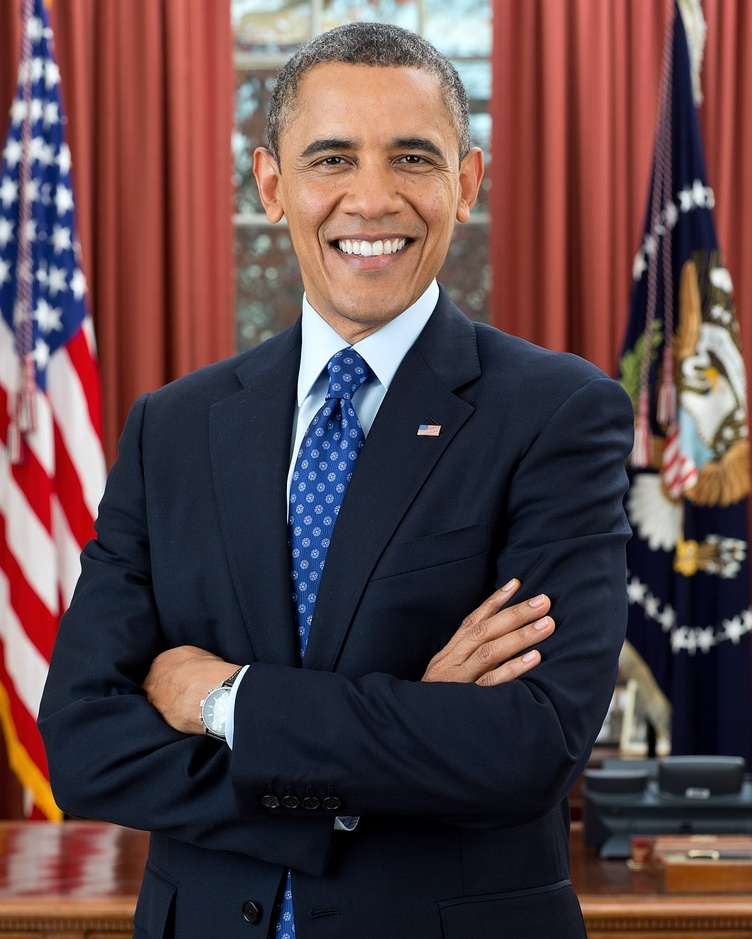
#> input picture face_detection/training_data/s1/1200px-President_Barack_Obama.jpg, 752 x 939 px, shrunk from 1200 x 1498 before the run
$ python test.py
#> lines starting #> are read from the running program, lines starting #| are printed output that depends on the picture
#!/usr/bin/python3
"""
    This is a test only
"""
import cv2
import os
import numpy as np


subjects = ["", "Barack Obama"]

def detect_face(img):
    # convert image to grayscale as opencv face detector expects gray images
    gray = cv2.cvtColor(img, cv2.COLOR_BGR2GRAY)

    # load OpenCV face detector, I'm using LBP which is fast
    face_cascade = cv2.CascadeClassifier('opencv-files/lbpcascade_frontalface.xml')

    # let's detect multiscale images(some images may be closer to camera than others)
    # result is a list of faces
    faces = face_cascade.detectMultiScale(gray, scaleFactor=1.2, minNeighbors=5)

    # if no faces are detect then return to original img
    if len(faces) == 0:
        return None, None
    # under the assumption that there will be only one face, extract the face area
    (x, y, w, h) = faces[0]
    return gray[y:y+w, x:x+h], faces[0]


def prepare_training_data(data_folder_path=""):
    # one dir to each subject
#> called with data_folder_path = 'training_data'
    dirs = os.listdir(data_folder_path)

    # list to hold all subject faces
    faces = []

    # list to hold labels for all subjects
    labels = []

    # STEP 2
    """
        Extract label number of subject from dir_name
        format of dir name = slabel
        so removing letter 's' from dir_name will gives us label
    """
    for dir_name in dirs:
        if not dir_name.startswith("s"):
            continue
        label = int(dir_name.replace('s', ''))
        subject_dir_path = os.path.join(data_folder_path, dir_name)
        subject_images_names = os.listdir(subject_dir_path)

    # STEP 3
    """
        go through each image name, read image,
        detect face and add face to list of faces
    """
    for image_name in subject_images_names:
        if image_name.startswith('.'):
            continue
        # build image path
        image_path = os.path.join(subject_dir_path, image_name)
        image = cv2.imread(image_path)
#> image is the input picture: shape (939, 752, 3); mean B, G, R 71.8, 69.9, 92.6
        cv2.imshow("Training an image", image)
        cv2.waitKey(100)
        face, rect = detect_face(image)
#> in detect_face, `gray = cv2.cvtColor(img, cv2.COLOR_BGR2GRAY)`:
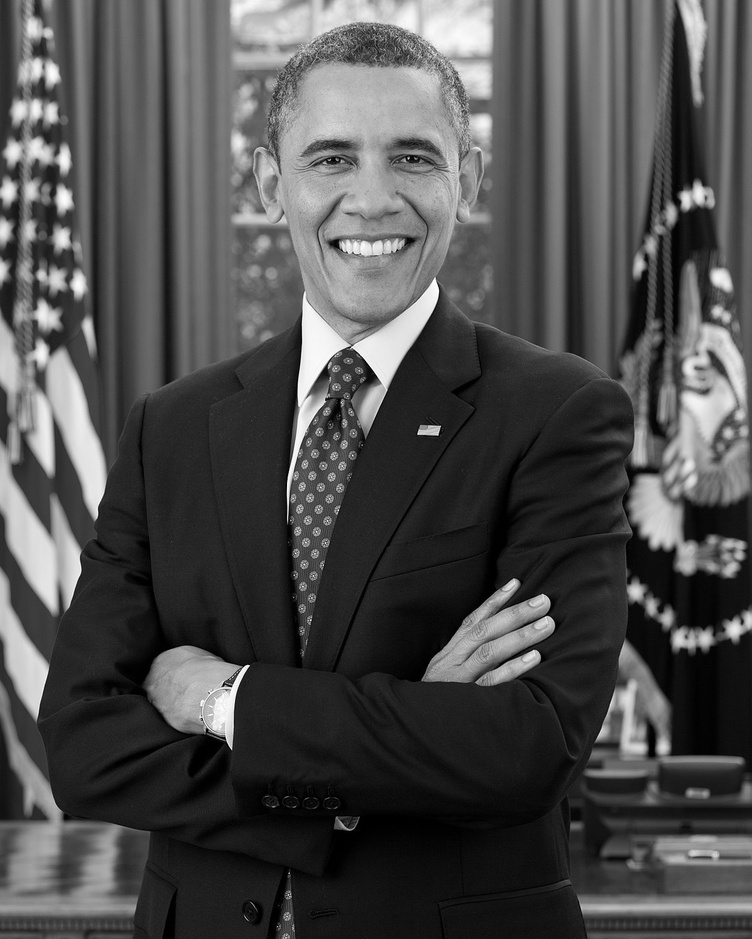
#> gray: shape (939, 752); min 0, max 255, mean 76.9
#> in detect_face, `faces = face_cascade.detectMultiScale(gray, scaleFactor=1.2, minNeighb..`: faces = [[258, 69, 226, 226]]
#> in detect_face, `(x, y, w, h) = faces[0]`: x = 258; y = 69; w = 226
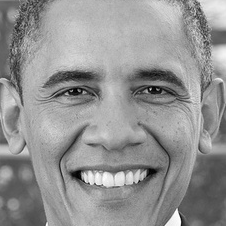
#> face: shape (226, 226); min 0, max 254, mean 146.9
#> rect = [258, 69, 226, 226]
#> pass 2 of the loop in prepare_training_data, `for image_name in subject_images_names:`:
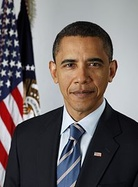
#> input picture face_detection/training_data/s1/220px-Official_portrait_of_Barack_Obama.jpg, 138 x 187 px, shrunk from 220 x 299 before the run
#> in prepare_training_data, image is the input picture: shape (187, 138, 3); mean B, G, R 100.9, 100.8, 108.3
#> in detect_face (call 2), `gray = cv2.cvtColor(img, cv2.COLOR_BGR2GRAY)`:
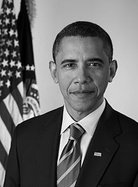
#> gray: shape (187, 138); min 0, max 254, mean 103
#> in detect_face (call 2), `faces = face_cascade.detectMultiScale(gray, scaleFactor=1.2, minNeighb..`: faces = [[49, 40, 65, 65]]
#> x = 49; y = 40; w = 65
#> in prepare_training_data, `face, rect = detect_face(image)`:
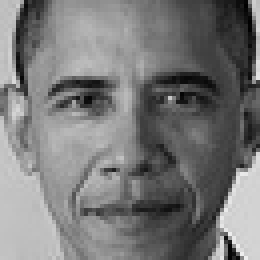
#> face: shape (65, 65) (shown 4 times larger); min 0, max 238, mean 120.1
#> rect = [49, 40, 65, 65]

    # STEP 4
    """
        for the purpose of this tutorial
        we will ignore faces that are not detected
    """
    if face is not None:
        faces.append(face)
        labels.append(label)

    cv2.destroyAllWindows()
    cv2.waitKey(1)
    cv2.destroyAllWindows()
    return faces, labels


print("Colocando óleo no pulmão e desejando a morte...")
faces,labels = prepare_training_data('training_data')
#> faces = 1 item; labels = [1]
print("Ops, acho que isso é errado, pera, vou começar a treinar os rostos")

print("Total de rostos detectados:", len(faces))
#| Total de rostos detectados: 1
print("Total de rótulos:", len(labels))
#| Total de rótulos: 1


# create our LBPH face recognizer
#> (the run stopped early here; a loop or call above may not have finished)
